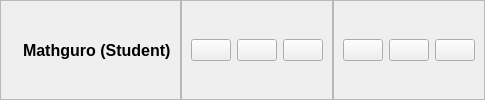
        <widget class="QWidget" name="headerContainer" native="true">
         <layout class="QHBoxLayout" name="horizontalLayout_3">
          <property name="spacing">
           <number>0</number>
          </property>
          <property name="leftMargin">
           <number>0</number>
          </property>
          <property name="topMargin">
           <number>0</number>
          </property>
          <property name="rightMargin">
           <number>0</number>
          </property>
          <property name="bottomMargin">
           <number>0</number>
          </property>
          <item alignment="Qt::AlignLeft">
           <widget class="QFrame" name="frame_5">
            <property name="frameShape">
             <enum>QFrame::StyledPanel</enum>
            </property>
            <property name="frameShadow">
             <enum>QFrame::Raised</enum>
            </property>
            <layout class="QHBoxLayout" name="horizontalLayout_5">
             <item>
              <widget class="QLabel" name="label_4">
               <property name="maximumSize">
                <size>
                 <width>30</width>
                 <height>30</height>
                </size>
               </property>
               <property name="text">
                <string/>
               </property>
               <property name="pixmap">
                <pixmap resource="res.qrc">:/images/logo.png</pixmap>
               </property>
               <property name="scaledContents">
                <bool>true</bool>
               </property>
              </widget>
             </item>
             <item>
              <widget class="QLabel" name="label_9">
               <property name="font">
                <font>
                 <pointsize>12</pointsize>
                 <weight>75</weight>
                 <bold>true</bold>
                </font>
               </property>
               <property name="text">
                <string>Mathguro (Student)</string>
               </property>
              </widget>
             </item>
            </layout>
           </widget>
          </item>
          <item alignment="Qt::AlignHCenter">
           <widget class="QFrame" name="frame_6">
            <property name="frameShape">
             <enum>QFrame::StyledPanel</enum>
            </property>
            <property name="frameShadow">
             <enum>QFrame::Raised</enum>
            </property>
            <layout class="QHBoxLayout" name="horizontalLayout_4">
             <item>
              <widget class="QPushButton" name="notification_pushButton">
               <property name="toolTip">
                <string>Math ChatBot</string>
               </property>
               <property name="styleSheet">
                <string notr="true">#notification_pushButton:hover{
	background-color: rgb(145, 173, 179);
	border-radius: 5px
}
#notification_pushButton:pressed{
	background-color: rgb(78, 93, 100);
}</string>
               </property>
               <property name="text">
                <string/>
               </property>
               <property name="icon">
                <iconset resource="res.qrc">
                 <normaloff>:/icons/icons/smile.svg</normaloff>:/icons/icons/smile.svg</iconset>
               </property>
               <property name="iconSize">
                <size>
                 <width>30</width>
                 <height>30</height>
                </size>
               </property>
              </widget>
             </item>
             <item>
              <widget class="QPushButton" name="moreMenu_pushButton">
               <property name="toolTip">
                <string>More</string>
               </property>
               <property name="styleSheet">
                <string notr="true">#moreMenu_pushButton:hover{
	background-color: rgb(145, 173, 179);
	border-radius: 5px
}
#moreMenu_pushButton:pressed{
	background-color: rgb(78, 93, 100);
}</string>
               </property>
               <property name="text">
                <string/>
               </property>
               <property name="icon">
                <iconset resource="res.qrc">
                 <normaloff>:/icons/icons/more-horizontal.svg</normaloff>:/icons/icons/more-horizontal.svg</iconset>
               </property>
               <property name="iconSize">
                <size>
                 <width>30</width>
                 <height>30</height>
                </size>
               </property>
              </widget>
             </item>
             <item>
              <widget class="QPushButton" name="profileMenu_pushButton">
               <property name="toolTip">
                <string>Profile</string>
               </property>
               <property name="styleSheet">
                <string notr="true">#profileMenu_pushButton:hover{
	background-color: rgb(145, 173, 179);
	border-radius: 5px
}
#profileMenu_pushButton:pressed{
	background-color: rgb(78, 93, 100);
}</string>
               </property>
               <property name="text">
                <string/>
               </property>
               <property name="icon">
                <iconset resource="res.qrc">
                 <normaloff>:/icons/icons/user.svg</normaloff>:/icons/icons/user.svg</iconset>
               </property>
               <property name="iconSize">
                <size>
                 <width>30</width>
                 <height>30</height>
                </size>
               </property>
              </widget>
             </item>
            </layout>
           </widget>
          </item>
          <item alignment="Qt::AlignRight">
           <widget class="QFrame" name="frame_7">
            <property name="frameShape">
             <enum>QFrame::StyledPanel</enum>
            </property>
            <property name="frameShadow">
             <enum>QFrame::Raised</enum>
            </property>
            <layout class="QHBoxLayout" name="horizontalLayout_2">
             <item>
              <widget class="QPushButton" name="minimizeBtn">
               <property name="toolTip">
                <string>Restore Window</string>
               </property>
               <property name="text">
                <string/>
               </property>
               <property name="icon">
                <iconset resource="res.qrc">
                 <normaloff>:/icons/icons/minus.svg</normaloff>:/icons/icons/minus.svg</iconset>
               </property>
              </widget>
             </item>
             <item>
              <widget class="QPushButton" name="restoreBtn">
               <property name="text">
                <string/>
               </property>
               <property name="icon">
                <iconset resource="res.qrc">
                 <normaloff>:/icons/icons/square.svg</normaloff>:/icons/icons/square.svg</iconset>
               </property>
              </widget>
             </item>
             <item>
              <widget class="QPushButton" name="closeBtn">
               <property name="toolTip">
                <string>Close Window</string>
               </property>
               <property name="styleSheet">
                <string notr="true"/>
               </property>
               <property name="text">
                <string/>
               </property>
               <property name="icon">
                <iconset resource="res.qrc">
                 <normaloff>:/icons/icons/x.svg</normaloff>:/icons/icons/x.svg</iconset>
               </property>
              </widget>
             </item>
            </layout>
           </widget>
          </item>
         </layout>
        </widget>
